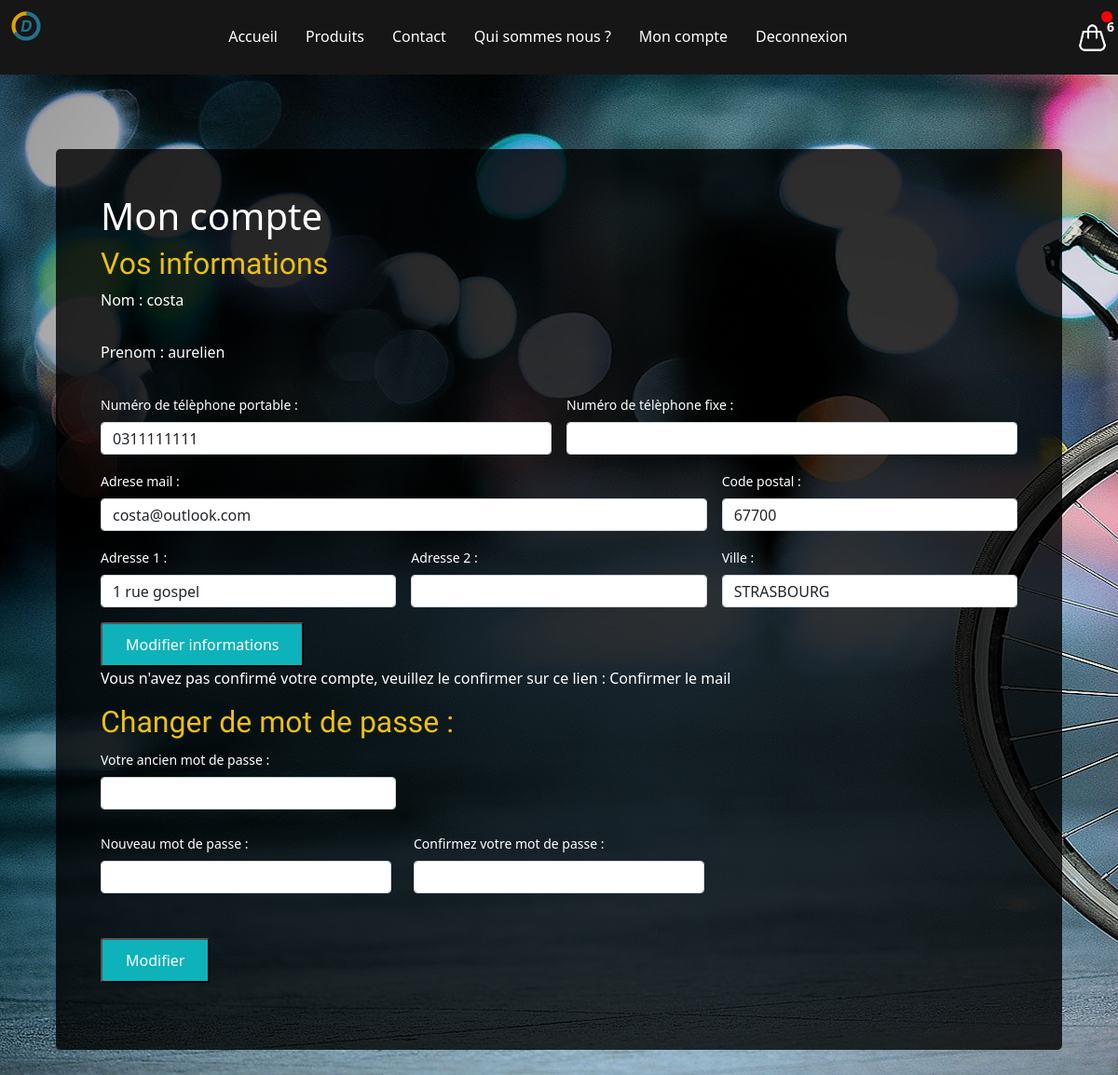
The page /moncompte.php (signed in) on the database its author committed.
### tables this page shows
CREATE TABLE IF NOT EXISTS `compte_client` (
  `id` int(11) NOT NULL AUTO_INCREMENT,
  `identifiant` varchar(255) NOT NULL,
  `mot_de_passe` varchar(255) NOT NULL,
  `nom_client` varchar(255) NOT NULL,
  `prenom` varchar(255) NOT NULL,
  `mail` varchar(255) NOT NULL,
  `telephone_port` varchar(25) NOT NULL,
  `telephone_fixe` varchar(25) DEFAULT NULL,
  `adresse_1` varchar(255) NOT NULL,
  `adresse_2` varchar(255) DEFAULT NULL,
  `ville` varchar(255) NOT NULL,
  `code_postal` varchar(60) NOT NULL,
  `pays` varchar(255) NOT NULL,
  `code_validation` varchar(255) DEFAULT NULL,
  `etat` varchar(255) DEFAULT '0',
  PRIMARY KEY (`id`)
);

### moncompte.php (called while the page is built)
<?php
include ('View/moncompte.php');

### View/moncompte.php (the view, shortened to what this page needs)
<?php
require_once ('Model/connexion_bdd.php');
$selectUserInfo = $conn->prepare('SELECT * FROM compte_client WHERE ID= :id');
$selectUserInfo->bindValue('id', $_SESSION['identifiant']);
$selectUserInfo->execute();
$selectUserInfo = $selectUserInfo->fetch();
?>
<!DOCTYPE html>
<html lang="fr">
<head>
    <?php include ('head.php'); ?>
    <link href="https://cdn.jsdelivr.net/npm/bootstrap@5.0.1/dist/css/bootstrap.min.css" rel="stylesheet">
    <link href="public/css/accueil.css" rel="stylesheet">
</head>
<body>
<div id="header">
    <?php include ('navbar.php'); ?>
</div>
<div class="contenu p-5">
    <h1>Mon compte</h1>
    <h2>Vos informations</h2>
    <form class="row g-3" action="moncompte.php" method="post">
        <p>Nom : <?= $selectUserInfo['nom_client']?> </p>
        <br>
        <p>Prenom : <?= $selectUserInfo['prenom']?> </p>
        <br>
        <div class="col-md-6">
            <label for="telClient" class="form-label">Numéro de télèphone portable : </label>
            <input type="number" class="form-control" name="telClient" value="<?= $selectUserInfo['telephone_port']?>" id="telClient">
        </div>
        <div class="col-md-6">
            <label for="telFixClient" class="form-label">Numéro de télèphone fixe : </label>
            <input type="number" class="form-control" name="telFixClient" value="<?= $selectUserInfo['telephone_fixe']?>" id="telFixClient">
        </div>
        <div class="col-md-8">
            <label for="mailClient" class="form-label">Adrese mail : </label>
            <input class="form-control" type="email" name="mailClient" value = "<?= $selectUserInfo['mail']?>" id="mailClient">
        </div>
        <div class="col-md-4">
            <label for="cpClient" class="form-label">Code postal : </label>
            <input type="number" class="form-control" name="cpClient" value="<?= $selectUserInfo['code_postal']?>" id="cpClient">
        </div>
        <div class="col-md-4">
            <label for="adresseUneClient" class="form-label">Adresse 1 : </label>
            <input type="text" class="form-control" name="adresseUneClient" value="<?= $selectUserInfo['adresse_1']?>" id="adresseUneClient">
        </div>
        <div class="col-md-4">
            <label for="adresseDeuxClient" class="form-label">Adresse 2 : </label>
            <input type="text" class="form-control" name="adresseDeuxClient" value="<?= $selectUserInfo['adresse_2']?>" id="adresseDeuxClient">
        </div>
        <div class="col-md-4">
            <label for="villeClient" class="form-label">Ville : </label>
            <input type="text" class="form-control" name="villeClient" value="<?= $selectUserInfo['ville']?>" id="villeClient">
        </div>
        <div class="form-example">
            <input type="submit" name="modifInfo" value="Modifier informations" class="bouton">
        </div><br>
    </form>
    <?php
    if ($selectUserInfo['etat'] == 0){
        echo '<p>Vous n\'avez pas confirmé votre compte, veuillez le confirmer sur ce lien : <a href="confirmation.php?token=' . $selectUserInfo['code_validation'] . '"> Confirmer le mail </a></p>';
    }
    ?>
    <h2>Changer de mot de passe : </h2>
    <form action="moncompte.php" method="post">
        <div class="row g-3">
            <div class="col-md-4">
                <label class="form-label" for="mdpClient">Votre ancien mot de passe : </label>
                <input class="form-control" type="password" name="mdpActuel" id="mdpClient">
            </div>
        </div>
        <br>
        <div class="row">
            <div class="col-md-4">
                <label class="form-label" for="newMdp">Nouveau mot de passe : </label>
                <input class="form-control" type="password" name="newMdp" id="newMdp">
            </div>
            <div class="col-md-4">
                <label class="form-label" for="newMdpConfirm">Confirmez votre mot de passe : </label>
                <input class="form-control" type="password" name="newMdpConfirm" id="newMdpConfirm"><br><br>
            </div>
        </div>
        <div class="form-example">
            <input type="submit" name="modifMdp" value="Modifier" class="bouton">
        </div><br>
    </form>
</div>

### public/css/main.css (style rules this page uses)
body { margin:auto; font-family:arial; background: #2d2929; background-image: url("../images/background.jpg"); background-attachment: fixed; background-repeat: no-repeat; position: relative; min-height: 100%; }
#header { display: flex; background: #161616; }
.contenu { width: 90%; background: rgba(0,0,0,0.8); margin: auto; border-radius: 5px; padding: 20px; margin-top: 80px; margin-bottom: 60px; }
p { margin-block-start: 0; margin-block-end: 0; }

### public/css/navbar.css (style rules this page uses)
#header { height: 80px; }
@media screen and (min-width: 961px) { #header { flex-direction: row; } }

### public/css/contact.css (style rules this page uses)
.form-control { width: 100%; height: 35px; }

### public/css/accueil.css (style rules this page uses)
.bouton_produit_accueil, .bouton { padding: 10px; padding-left: 25px; padding-right: 25px; color: white; text-decoration: none; }
.bouton { background:#0eb2ba; border-radius: 3px; }
a { text-decoration: none; color: white; }

### public/css/produits.css (style rules this page uses)
h2 { color: #eac013; font-size: 30px; font-family: 'Smooch Sans', sans-serif; }
label { color: white; font-size: 14px; }

### View/moncompte.php (style rules this page uses)
h1 { color:white; }
p { color: white; }

### rows shown on the page
compte_client: nom_client "costa", prenom "aurelien", telClient "0311111111", mailClient "costa@outlook.com", cpClient "67700", adresseUneClient "1 rue gospel", villeClient "STRASBOURG"

### other values the page prints
$qte_panier "6"
